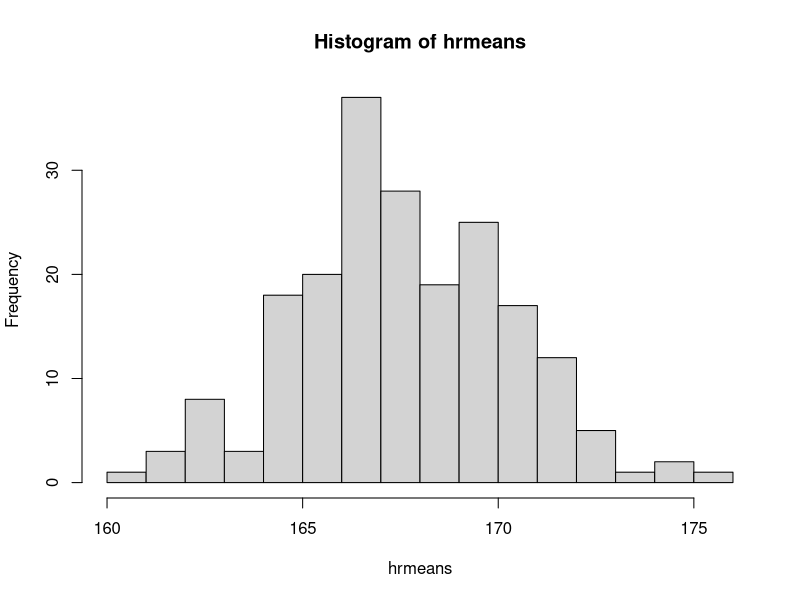
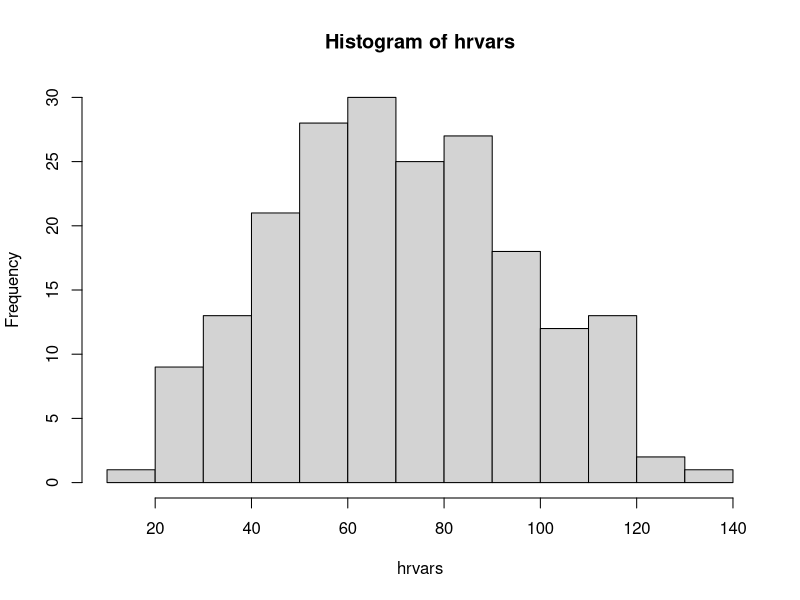

Write R code to recreate these figures, in order.

# creating a vector with data
heartrates <- c(160, 184, 173, 176, 168, 156, 160, 160, 174, 166)

# computing the mean and variance of data
mean(heartrates)
var(heartrates)

# creating 200 bootstrap samples 
hrmeans <- numeric(200) #create numeric vector of size 200
hrvars <- numeric(200)

for (i in 1:200) {
  #creating a sample from heartrates of size 10 with replacement
  this.samp <- heartrates[sample(10,10,replace=TRUE)] 
  # setting the ith value of hrmeans and hrvars 
  # from the mean and variance of the ith sample
  hrmeans[i] <- mean(this.samp)
  hrvars[i] <- var(this.samp)
}
  
# creating histograms of 200 sample

hist(hrmeans, nclass=15)
hist(hrvars, nclass=15)

bsmeanpivq <- hrmeans -167.7
sort(bsmeanpivq)


  